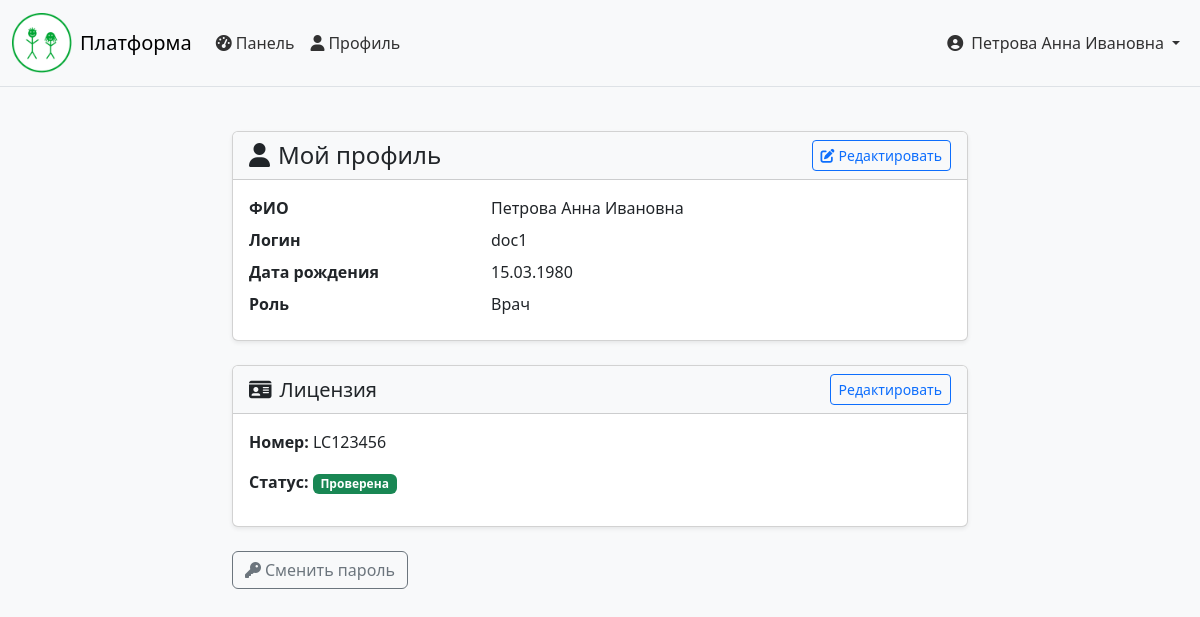
Page /profile/ (signed in) on the committed database.
### accounts/models.py (models this page shows, shortened)
class CUsers(models.Model):
    username = models.CharField('логин', max_length=150, unique=True)
    name = models.CharField('фио', max_length=150)
    date_of_b = models.DateField('дата рождения')
    role = models.CharField(max_length=20, choices=[
        ('admin', 'Администратор'),
        ('doctor', 'Врач'),
        ('parent', 'Родитель'),
        ('child', 'Ребёнок'),
    ], default='child')
    password = models.CharField('пароль', max_length=150)
    is_auth = models.BooleanField(default=False)
    created_at = models.DateTimeField(auto_now_add=True)
    children = models.ManyToManyField(
        'self',
        symmetrical=False,
        related_name='parents',
        blank=True
    )
    patients = models.ManyToManyField(
        'self',
        symmetrical=False,
        related_name='doctors',
        blank=True,
        limit_choices_to={'role': 'child'}
    )
    connection_code = models.CharField(max_length=10, blank=True, null=True, unique=True)
    code_expires = models.DateTimeField(blank=True, null=True)
    class Meta:
        verbose_name = 'Пользователь'
        verbose_name_plural = 'Пользователи'

class DoctorLicense(models.Model):
    user = models.OneToOneField(CUsers, on_delete=models.CASCADE, related_name='license')
    license_number = models.CharField('номер лицензии', max_length=50, unique=True)
    license_file = models.FileField('файл лицензии', upload_to='licenses/', blank=True, null=True)
    license_scan = models.TextField('текст лицензии', blank=True)  # Для вставки текста
    is_verified = models.BooleanField('проверено', default=False)
    verified_by = models.ForeignKey(
        CUsers,
        null=True,
        blank=True,
        on_delete=models.SET_NULL,
        related_name='verified_doctors',
        limit_choices_to={'role': 'admin'}
    )
    verified_date = models.DateTimeField('дата проверки', null=True, blank=True)
    rejection_reason = models.TextField('причина отказа', blank=True)
    created_at = models.DateTimeField(auto_now_add=True)
    class Meta:
        verbose_name = 'Лицензия врача'
        verbose_name_plural = 'Лицензии врачей'

### accounts/views.py (the view)
# urls.py: path('profile/', views.profile_view, name='profile'),
def profile_view(request):
    user_id = request.session.get('user_id')
    if not user_id:
        return redirect('login')
    user = get_object_or_404(CUsers, id=user_id)
    context = {'user': user}
    if user.role == 'doctor':
        try:
            context['license'] = user.license
        except DoctorLicense.DoesNotExist:
            context['license'] = None
    elif user.role == 'parent':
        context['children'] = user.children.all()
    elif user.role == 'child':
        context['game_results'] = GameResult.objects.filter(user=user)[:10]
        context['parents'] = user.parents.all()
    return render(request, 'profile.html', context)

### accounts/templates/profile.html (shortened to what this page needs)
{% extends 'base.html' %}
{% load static %}
{% block content %}
<div class="container mt-4">
    <div class="row">
        <div class="col-lg-8 mx-auto">
            <div class="card shadow-sm">
                <div class="card-header bg-light d-flex justify-content-between align-items-center">
                    <h4 class="mb-0"><i class="fas fa-user me-2"></i>Мой профиль</h4>
                    <a href="{% url 'profile_edit' %}" class="btn btn-outline-primary btn-sm">
                        <i class="fas fa-edit me-1"></i>Редактировать
                    </a>
                </div>
                <div class="card-body">
                    <dl class="row mb-0">
                        <dt class="col-sm-4">ФИО</dt>
                        <dd class="col-sm-8">{{ user.name }}</dd>
                        <dt class="col-sm-4">Логин</dt>
                        <dd class="col-sm-8">{{ user.username }}</dd>
                        <dt class="col-sm-4">Дата рождения</dt>
                        <dd class="col-sm-8">{{ user.date_of_b|date:"d.m.Y" }}</dd>
                        <dt class="col-sm-4">Роль</dt>
                        <dd class="col-sm-8">{{ user.get_role_display }}</dd>
                    </dl>
                </div>
            </div>
            {% if user.role == 'doctor' and license %}
            <div class="card shadow-sm mt-4">
                <div class="card-header bg-light d-flex justify-content-between align-items-center">
                    <h5 class="mb-0"><i class="fas fa-id-card me-2"></i>Лицензия</h5>
                    <a href="{% url 'doctor_license_edit' %}" class="btn btn-outline-primary btn-sm">Редактировать</a>
                </div>
                <div class="card-body">
                    <p><strong>Номер:</strong> {{ license.license_number }}</p>
                    <p><strong>Статус:</strong>
                        {% if license.is_verified %}
                        <span class="badge bg-success">Проверена</span>
                        {% elif license.rejection_reason %}
                        <span class="badge bg-danger">Отклонена</span>
                        <p class="text-danger small mt-1 mb-0">Причина: {{ license.rejection_reason }}</p>
                        {% else %}
                        <span class="badge bg-warning text-dark">Ожидает проверки</span>
                        {% endif %}
                    </p>
                </div>
            </div>
            {% endif %}
            <div class="mt-4">
                <a href="{% url 'change_password' %}" class="btn btn-outline-secondary">
                    <i class="fas fa-key me-1"></i>Сменить пароль
                </a>
            </div>
        </div>
    </div>
</div>
{% endblock %}

### accounts/templates/base.html (shortened to what this page needs)
{% load static %}
<!DOCTYPE html>
<html lang="ru">
<head>
    <link href="https://cdn.jsdelivr.net/npm/bootstrap@5.3.2/dist/css/bootstrap.min.css" rel="stylesheet">
    <link rel="stylesheet" href="https://cdnjs.cloudflare.com/ajax/libs/font-awesome/6.5.1/css/all.min.css">
</head>
<body>
    <nav class="navbar navbar-expand-lg navbar-light bg-light border-bottom sticky-top">
        <div class="container-fluid">
            <a class="navbar-brand d-flex align-items-center" href="{% url 'home' %}">
                <img src="{% static 'img/logo.png' %}" alt="Логотип" class="me-2" onerror="this.style.display='none'">
                <span>Платформа</span>
            </a>
            <div class="collapse navbar-collapse" id="navbarNav">
                <ul class="navbar-nav me-auto">
                    {% if request.session.user_role == 'admin' %}
                    <li class="nav-item"><a class="nav-link" href="{% url 'admin_dashboard' %}"><i class="fas fa-tachometer-alt me-1"></i>Панель</a></li>
                    <li class="nav-item"><a class="nav-link" href="{% url 'admin_verify_licenses' %}"><i class="fas fa-id-card me-1"></i>Лицензии</a></li>
                    <li class="nav-item"><a class="nav-link" href="{% url 'admin_bulk_assign' %}"><i class="fas fa-users me-1"></i>Назначения</a></li>
                    {% elif request.session.user_role == 'doctor' %}
                    <li class="nav-item"><a class="nav-link" href="{% url 'doctor_dashboard' %}"><i class="fas fa-tachometer-alt me-1"></i>Панель</a></li>
                    <li class="nav-item"><a class="nav-link" href="{% url 'profile' %}"><i class="fas fa-user me-1"></i>Профиль</a></li>
                    {% elif request.session.user_role == 'parent' and request.session.user_id %}
                    <li class="nav-item"><a class="nav-link" href="{% url 'parent_dashboard' request.session.user_id %}"><i class="fas fa-home me-1"></i>Мои дети</a></li>
                    <li class="nav-item"><a class="nav-link" href="{% url 'profile' %}"><i class="fas fa-user me-1"></i>Профиль</a></li>
                    {% elif request.session.user_role == 'child' and request.session.user_id %}
                    <li class="nav-item"><a class="nav-link" href="{% url 'game_dashboard' request.session.user_id %}"><i class="fas fa-gamepad me-1"></i>Игры</a></li>
                    {% else %}
                    <li class="nav-item"><a class="nav-link" href="{% url 'home' %}"><i class="fas fa-home me-1"></i>Главная</a></li>
                    <li class="nav-item"><a class="nav-link" href="{% url 'register_choice' %}"><i class="fas fa-user-plus me-1"></i>Регистрация</a></li>
                    {% endif %}
                </ul>
                <ul class="navbar-nav">
                    {% if request.session.user_name %}
                    <li class="nav-item dropdown">
                        <a class="nav-link dropdown-toggle d-flex align-items-center" href="#" id="userDropdown" role="button" data-bs-toggle="dropdown" aria-expanded="false">
                            <i class="fas fa-user-circle me-2"></i>
                            <span class="d-none d-md-inline">{{ request.session.user_name }}</span>
                        </a>
                    </li>
                    {% else %}
                    <li class="nav-item"><a class="nav-link" href="{% url 'login' %}"><i class="fas fa-sign-in-alt me-1"></i>Вход</a></li>
                    {% endif %}
                </ul>
            </div>
        </div>
    </nav>
    <main {% block main_attr %}class="main-default"{% endblock %}>
        <div class="main-content">
            {% block content %}
            {% endblock %}
        </div>
    </main>
</body>
</html>

### accounts/templates/base.html (style rules this page uses)
html, body { height: 100%; margin: 0; display: flex; flex-direction: column; }
body { font-family: 'Muller', system-ui, sans-serif; background-color: #f8f9fa; color: #343a40; }
main { flex: 1; display: flex; flex-direction: column; padding: 0; }
main .main-content { flex: 1; width: 100%; max-width: 1200px; margin: 0 auto; padding: 20px; }
.navbar-brand img { max-height: 60px; }
.nav-link { color: rgba(0,0,0,0.8) !important; }
.dropdown-toggle::after { margin-left: 0.5em; }

### rows in the picture
CUsers: session.user_name "Петрова Анна Ивановна", name "Петрова Анна Ивановна", username "doc1", date_of_b "15.03.1980", role "Врач"
DoctorLicense: license_number "LC123456"
